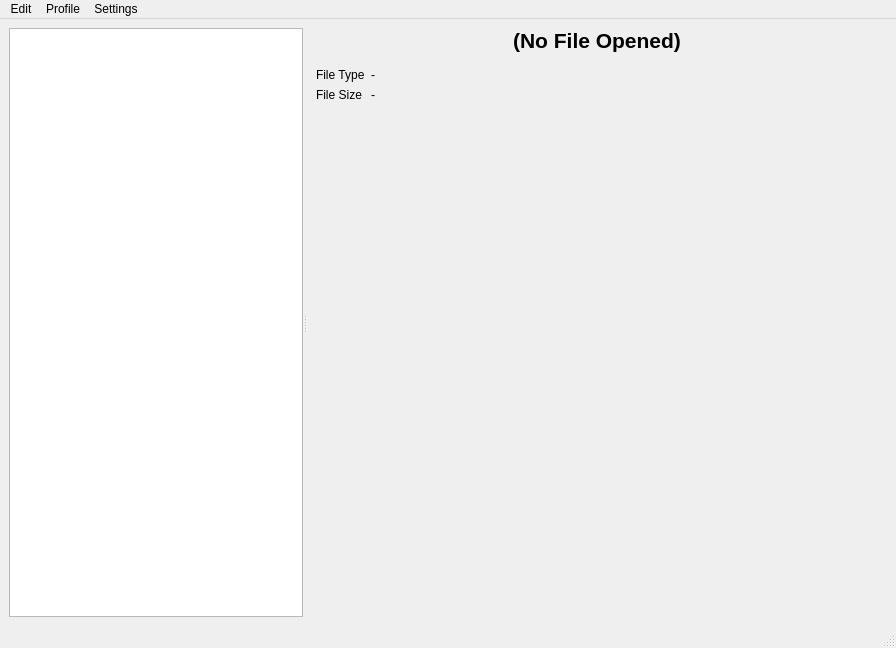
<?xml version="1.0" encoding="UTF-8"?>
<ui version="4.0">
 <class>MainWindow</class>
 <widget class="QMainWindow" name="MainWindow">
  <property name="geometry">
   <rect>
    <x>0</x>
    <y>0</y>
    <width>896</width>
    <height>648</height>
   </rect>
  </property>
  <property name="windowTitle">
   <string notr="true">GTATools GUI Tool</string>
  </property>
  <widget class="QWidget" name="centralwidget">
   <layout class="QVBoxLayout" name="verticalLayout">
    <item>
     <widget class="QSplitter" name="mainSplitter">
      <property name="orientation">
       <enum>Qt::Horizontal</enum>
      </property>
      <widget class="QTreeView" name="fileTree">
       <property name="sizePolicy">
        <sizepolicy hsizetype="Expanding" vsizetype="Expanding">
         <horstretch>1</horstretch>
         <verstretch>0</verstretch>
        </sizepolicy>
       </property>
       <property name="minimumSize">
        <size>
         <width>0</width>
         <height>0</height>
        </size>
       </property>
       <property name="baseSize">
        <size>
         <width>0</width>
         <height>0</height>
        </size>
       </property>
       <property name="contextMenuPolicy">
        <enum>Qt::CustomContextMenu</enum>
       </property>
       <attribute name="headerCascadingSectionResizes">
        <bool>true</bool>
       </attribute>
       <attribute name="headerStretchLastSection">
        <bool>true</bool>
       </attribute>
       <attribute name="headerCascadingSectionResizes">
        <bool>true</bool>
       </attribute>
       <attribute name="headerStretchLastSection">
        <bool>true</bool>
       </attribute>
      </widget>
      <widget class="QWidget" name="contentWidget" native="true">
       <property name="sizePolicy">
        <sizepolicy hsizetype="Preferred" vsizetype="Preferred">
         <horstretch>3</horstretch>
         <verstretch>0</verstretch>
        </sizepolicy>
       </property>
       <property name="minimumSize">
        <size>
         <width>550</width>
         <height>0</height>
        </size>
       </property>
       <property name="maximumSize">
        <size>
         <width>16777215</width>
         <height>16777215</height>
        </size>
       </property>
       <layout class="QVBoxLayout" name="verticalLayout_2" stretch="0,0,0">
        <item>
         <widget class="QLabel" name="fileNameLabel">
          <property name="font">
           <font>
            <pointsize>16</pointsize>
            <weight>75</weight>
            <bold>true</bold>
           </font>
          </property>
          <property name="text">
           <string>(No File Opened)</string>
          </property>
          <property name="textFormat">
           <enum>Qt::PlainText</enum>
          </property>
          <property name="scaledContents">
           <bool>false</bool>
          </property>
          <property name="alignment">
           <set>Qt::AlignCenter</set>
          </property>
         </widget>
        </item>
        <item>
         <widget class="QWidget" name="widget" native="true">
          <property name="sizePolicy">
           <sizepolicy hsizetype="Minimum" vsizetype="Minimum">
            <horstretch>0</horstretch>
            <verstretch>0</verstretch>
           </sizepolicy>
          </property>
          <layout class="QFormLayout" name="formLayout">
           <item row="1" column="0">
            <widget class="QLabel" name="label_4">
             <property name="text">
              <string>File Type</string>
             </property>
            </widget>
           </item>
           <item row="2" column="0">
            <widget class="QLabel" name="label_5">
             <property name="text">
              <string>File Size</string>
             </property>
            </widget>
           </item>
           <item row="1" column="1">
            <widget class="QLabel" name="fileTypeLabel">
             <property name="text">
              <string notr="true">-</string>
             </property>
            </widget>
           </item>
           <item row="2" column="1">
            <widget class="QLabel" name="fileSizeLabel">
             <property name="text">
              <string notr="true">-</string>
             </property>
            </widget>
           </item>
          </layout>
         </widget>
        </item>
        <item>
         <widget class="QWidget" name="contentPluginWidget" native="true">
          <property name="sizePolicy">
           <sizepolicy hsizetype="Expanding" vsizetype="Expanding">
            <horstretch>0</horstretch>
            <verstretch>1</verstretch>
           </sizepolicy>
          </property>
          <layout class="QHBoxLayout" name="horizontalLayout"/>
         </widget>
        </item>
       </layout>
      </widget>
     </widget>
    </item>
   </layout>
  </widget>
  <widget class="QMenuBar" name="menuBar">
   <property name="geometry">
    <rect>
     <x>0</x>
     <y>0</y>
     <width>896</width>
     <height>20</height>
    </rect>
   </property>
   <widget class="QMenu" name="menuProfile">
    <property name="title">
     <string>Profile</string>
    </property>
    <widget class="QMenu" name="menuSwitchProfile">
     <property name="title">
      <string>Switch</string>
     </property>
    </widget>
    <addaction name="menuSwitchProfile"/>
   </widget>
   <widget class="QMenu" name="menuSettings">
    <property name="title">
     <string>Settings</string>
    </property>
    <addaction name="actionSettings"/>
   </widget>
   <widget class="QMenu" name="menuEdit">
    <property name="title">
     <string>Edit</string>
    </property>
   </widget>
   <addaction name="menuEdit"/>
   <addaction name="menuProfile"/>
   <addaction name="menuSettings"/>
  </widget>
  <widget class="QStatusBar" name="statusbar"/>
  <action name="actionSettings">
   <property name="text">
    <string>Settings...</string>
   </property>
  </action>
 </widget>
 <resources/>
 <connections/>
</ui>
